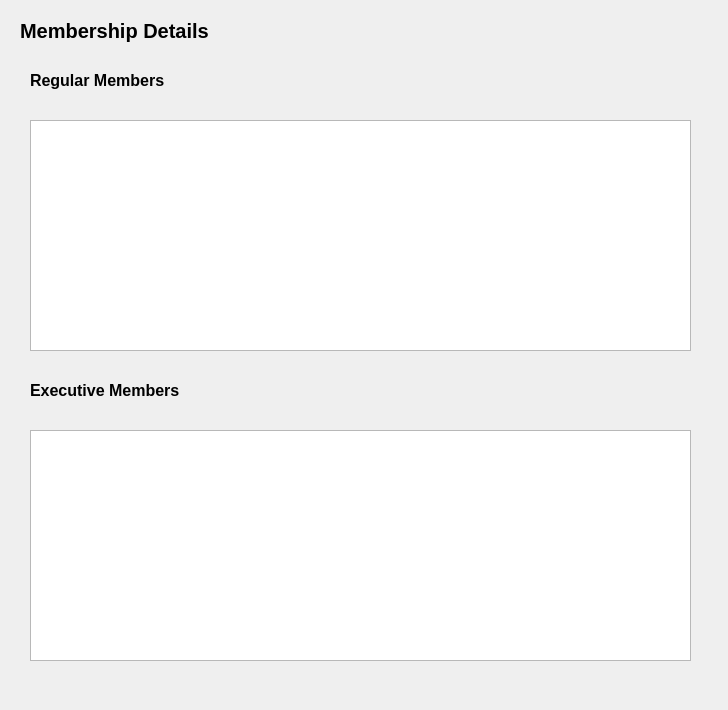
<?xml version="1.0" encoding="UTF-8"?>
<ui version="4.0">
 <class>MemberTypePopup</class>
 <widget class="QDialog" name="MemberTypePopup">
  <property name="geometry">
   <rect>
    <x>0</x>
    <y>0</y>
    <width>728</width>
    <height>710</height>
   </rect>
  </property>
  <property name="windowTitle">
   <string>Dialog</string>
  </property>
  <widget class="QLabel" name="label">
   <property name="geometry">
    <rect>
     <x>20</x>
     <y>10</y>
     <width>211</width>
     <height>41</height>
    </rect>
   </property>
   <property name="font">
    <font>
     <pointsize>15</pointsize>
     <weight>75</weight>
     <bold>true</bold>
    </font>
   </property>
   <property name="text">
    <string>Membership Details</string>
   </property>
  </widget>
  <widget class="QLabel" name="label_2">
   <property name="geometry">
    <rect>
     <x>30</x>
     <y>60</y>
     <width>211</width>
     <height>41</height>
    </rect>
   </property>
   <property name="font">
    <font>
     <pointsize>12</pointsize>
     <weight>75</weight>
     <bold>true</bold>
    </font>
   </property>
   <property name="text">
    <string>Regular Members</string>
   </property>
  </widget>
  <widget class="QLabel" name="label_3">
   <property name="geometry">
    <rect>
     <x>30</x>
     <y>370</y>
     <width>211</width>
     <height>41</height>
    </rect>
   </property>
   <property name="font">
    <font>
     <pointsize>12</pointsize>
     <weight>75</weight>
     <bold>true</bold>
    </font>
   </property>
   <property name="text">
    <string>Executive Members</string>
   </property>
  </widget>
  <widget class="QTableWidget" name="regMemTable">
   <property name="geometry">
    <rect>
     <x>30</x>
     <y>120</y>
     <width>661</width>
     <height>231</height>
    </rect>
   </property>
  </widget>
  <widget class="QTableWidget" name="execMemTable">
   <property name="geometry">
    <rect>
     <x>30</x>
     <y>430</y>
     <width>661</width>
     <height>231</height>
    </rect>
   </property>
  </widget>
 </widget>
 <resources/>
 <connections/>
</ui>
